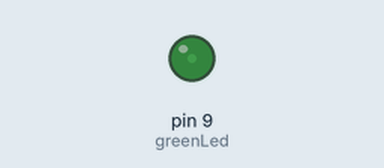
Bench run of a sketch on a simulated Arduino Uno, built with avr-gcc and run on an emulated ATmega328P. Parts: output pins drawn as LEDs (lit = HIGH).

Above: at 0.05 s.
At 4.5 s:
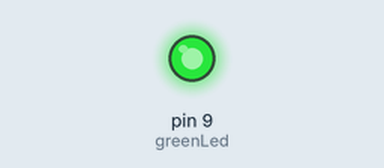
At 9.0 s:
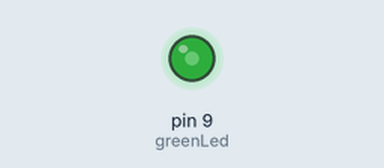
Timing chart, 0 to 18.2 s (numbered marks = the images above):
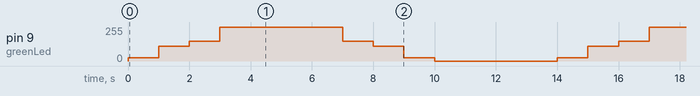

Measured:
- by itself, pin 9 (greenLed): repeats every 14.0 s: 110/255 1.0 s, 150/255 1.0 s, 255/255 4.0 s, 150/255 1.0 s, 110/255 1.0 s, 25/255 1.0 s, 0/255 4.0 s, 25/255 1.0 s

The sketch:

5.16.2021.ino
```cpp
int greenLed = 9;
int brioff = 0;
int bri1 = 25;
int bri2 = 110;
int bri3 = 150;
int bri4 = 255;
int wait = 1000;
int waith = 4000;

void setup() {
  // put your setup code here, to run once:

pinMode(greenLed,OUTPUT);

}

void loop() {
  // put your main code here, to run repeatedly:
//inhale
analogWrite(greenLed, bri1);
delay(wait);
analogWrite(greenLed, bri2);
delay(wait);
analogWrite(greenLed, bri3);
delay(wait);
//inhale hold
analogWrite(greenLed, bri4);
delay(waith);

//exhale
analogWrite(greenLed, bri3);
delay(wait);
analogWrite(greenLed, bri2);
delay(wait);
analogWrite(greenLed, bri1);
delay(wait);
analogWrite(greenLed, brioff);
delay(waith);
}
```
